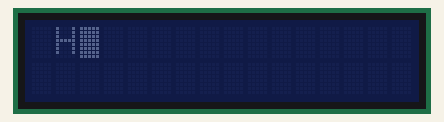
This sketch was run on a simulated Arduino Uno, built with avr-gcc and run on an emulated ATmega328P. Parts: 16×2 character LCD.

Above: at 0.12 s.
At 0.49 s:
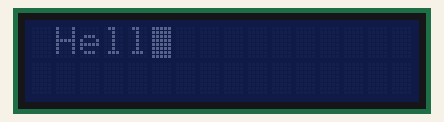
At 0.85 s:
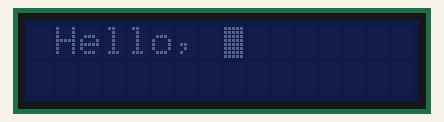
At 1.22 s:
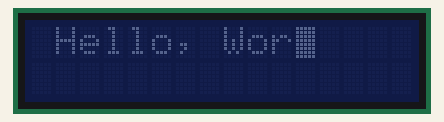
At 1.6 s:
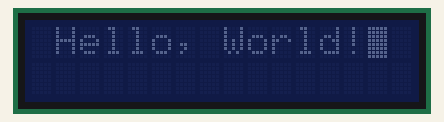

The sketch:

hello.ino
```cpp
#include <LiquidCrystal_I2C.h>

LiquidCrystal_I2C lcd(0x27, 16, 2);

void setup() {
  // Inicia o LCD e ativa o modo de piscar do cursor.
  lcd.init();
  lcd.blink();
}

int i = 0;
char *msg = "Hello, World!";
void loop() {
  // Escreve a mensagem "Hello, World!" caracter por caracter.
  if (i < strlen(msg)) {
    lcd.setCursor(i+1, 0);
    lcd.print(msg[i]);
    i++;
  }
  delay(120);
}
```
